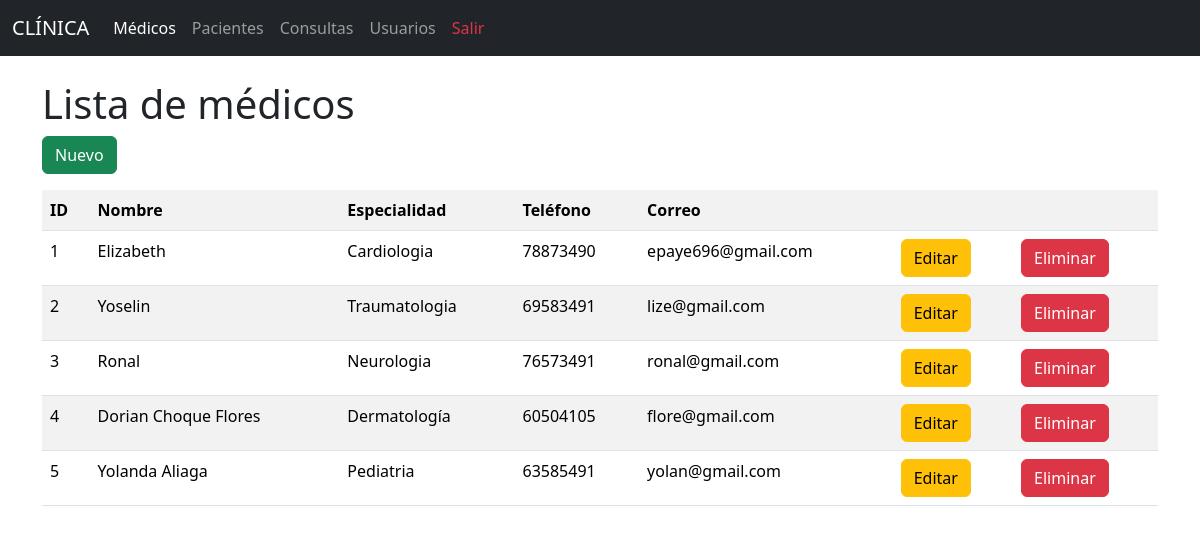
The page /medicos/ on the database its author committed.
### models/medico_model.py (models this page shows, shortened)
class Medico(db.Model):
    __tablename__ = "medicos"
    id = db.Column(db.Integer, primary_key=True)
    nombre = db.Column(db.String(100), nullable=False)
    especialidad = db.Column(db.String(100), nullable=False)
    telefono = db.Column(db.String(20))
    correo = db.Column(db.String(100))
    @staticmethod
    def get_all():
        return Medico.query.all()

### controllers/medico_controller.py (the view)
@medico_bp.route("/")
def index():
    medicos = Medico.get_all()
    return medico_view.list(medicos)

### run.py (called while the page is built)
@app.context_processor
def inject_active_path():
    def is_active(path):
        return 'active' if request.path == path else ''
    return dict(is_active=is_active)

### views/medico_view.py (called while the page is built)
def list(medicos):
    return render_template('medicos/index.html', medicos=medicos)

### templates/medicos/index.html (shortened to what this page needs)
{% extends 'base.html' %}
{% block content %}
<h1>Lista de médicos</h1>
<a href="{{url_for('medico.create')}}" class="btn btn-success mb-3">Nuevo</a>
<table class="table table-striped">
    <tr>
        <th>ID</th>
        <th>Nombre</th>
        <th>Especialidad</th>
        <th>Teléfono</th>
        <th>Correo</th>
        <th></th>
        <th></th>
    </tr>
    {% for item in medicos %}
    <tr>
        <td>{{item.id}}</td>
        <td>{{item.nombre}}</td>
        <td>{{item.especialidad}}</td>
        <td>{{item.telefono}}</td>
        <td>{{item.correo}}</td>
        <td>
            <a href="{{url_for('medico.edit', id=item.id)}}" class="btn btn-warning">
                Editar
            </a>
        </td>
        <td>
            <a href="{{url_for('medico.delete', id=item.id)}}" class="btn btn-danger">
                Eliminar
            </a>
        </td>
    </tr>
    {% endfor %}
</table>
{% endblock %}

### rows shown on the page
Medico: id "1", nombre "Elizabeth", especialidad "Cardiologia", telefono "78873490", correo "epaye696@gmail.com"
Medico: id "2", nombre "Yoselin", especialidad "Traumatologia", telefono "69583491", correo "lize@gmail.com"
Medico: id "3", nombre "Ronal", especialidad "Neurologia", telefono "76573491", correo "ronal@gmail.com"
Medico: id "4", nombre "Dorian Choque Flores", especialidad "Dermatología", telefono "60504105", correo "flore@gmail.com"
Medico: id "5", nombre "Yolanda Aliaga", especialidad "Pediatria", telefono "63585491", correo "yolan@gmail.com"
